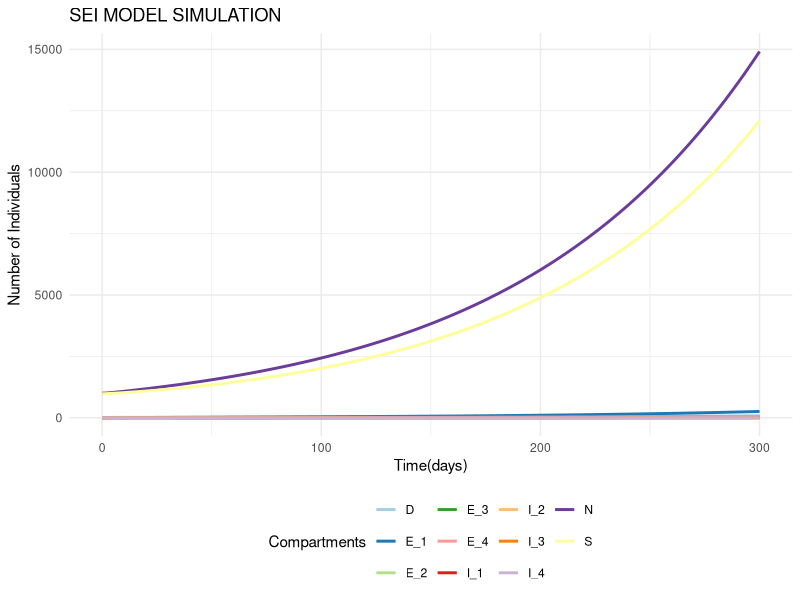

This chart was generated by the following R code:
## ---- chunk 1
knitr::opts_chunk$set(echo = TRUE)
library(ggplot2)
library(tidyr)
## ---- chunk 2
#parameter setup

#Total Population
N_initial <- 1000

#Initial Values
I_1_initial <- 7 #the number of individuals actively infected with DS TB
E_1_initial <- 0 #the number of individuals latently infected with DS TB
I_2_initial <- 5 #the number of individuals actively infected with H-resistent TB
E_2_initial <- 0 #the number of individuals latently infected with H-resistent TB
I_3_initial <- 8 #the number of individuals actively infected with R-resistent TB
E_3_initial <- 0 #the number of individuals latently infected with R-resistent TB
I_4_initial <- 6 #the number of individuals actively infected with MDR TB
E_4_initial <- 0 #the number of individuals latently infected with MDR TB
D_initial <- 0 #the number of deaths caused by TB
S_initial <- N_initial - I_1_initial - E_1_initial - I_2_initial - E_2_initial - I_3_initial - E_3_initial - I_4_initial - E_4_initial - D_initial #everyone else is susceptible

#Set up the time
years <- 300
time <- seq(0, years, by = 1)

#Set up the parameters
alpha1 <- 0.1 #proportion of initial LTBI cases that are H-resistent
alpha2 <- 0.1 #proportion of initial LTBI cases that are R-resistent
alpha3 <- 0.1 #proportion of initial LTBI cases that are MDR

alpha <- 0.00425 #immigration rate
beta <- 0.75 #proportion of initial active cases that are DS
gamma <- 0.5 #proportion of H-resistance acquisition cases
iota <- 0.15 #proportion of immigrants that have LTBI

lamda <- 15 #effective contact rate
mu <- 0.25 #TB mortality rate
mu0 <- 0.013 #mortality rate unrelated to TB
p <- 0.15 #proportion of exogenous infections that are acute

phi1 <- 0.75 #rate of end of treatment
phi2 <- 0.7 #rate of end of treatment(H-resistent)
phi3 <- 0.43 #rate of end of treatment (R-resistent)
phi4 <- 0.4 #rate of end of treatment (MDR)

q <- 0.5 #proportion of active cases that have the potential to be infectious

r2 <- 0.1 #proportion of immigrant H-resistent LTBI cases
r3 <- 0.1 #proportion of immigrant R-resistent LTBI cases
r4 <- 0.1 #proportion of immigrant MDR LTBI cases

rho <- 0.0179 #US birth rate

t1 <- 0.05 #proportion of treatment time when individuals are infectious (DS)
t2 <- 0.05 #proportion of treatment time when individuals are infectious (H-resistent)
t3 <- 0.05 #proportion of treatment time when individuals are infectious (R-resistent)
t4 <- 0.05 #proportion of treatment time when individuals are infectious (MDR)

vL <- 0.005 #progression rate from latent to active infection
y1 <- 0.5 #proportion of failed treatments for DS TB that result in H- or R- resistance
y2 <- 0.5 #proportion of failed treatments for H- or R-resistant TB that result in MDR

z1 <- 0.75 #proportion of treatment courses for DS TB that are successful
z2 <- 0.7 #proportion of treatment courses for H-resistent TB that are successful
z3 <- 0.7 #proportion of treatment courses for R-resistent TB that are successful
z4 <- 0.45 #proportion of treatment courses for MDR TB that are successful
## ---- chunk 3
#Variable Setup
S <- numeric(length(time))
I_1 <- numeric(length(time))
E_1 <- numeric(length(time))
I_2 <- numeric(length(time))
E_2 <- numeric(length(time))
I_3 <- numeric(length(time))
E_3 <- numeric(length(time))
I_4 <- numeric(length(time))
E_4 <- numeric(length(time))
D <- numeric(length(time))
N <- numeric(length(time))

#Initial Values 
S[1] <- S_initial
I_1[1] <- I_1_initial
E_1[1] <- E_1_initial
I_2[1] <- I_2_initial
E_2[1] <- E_2_initial
I_3[1] <- I_3_initial
E_3[1] <- E_3_initial
I_4[1] <- I_4_initial
E_4[1] <- E_4_initial
D[1] <- D_initial
N[1] <- N_initial
## ---- chunk 4
#Simulation
for(t in 1:(length(time) - 1)) {
    dS <- (rho * N[t]) - (q * t1 * lamda * ( (S[t] * I_1[t]) / N[t] ))  - (q * t2 * lamda * ( (S[t] * I_2[t]) / N[t]) ) - (q * t3 * lamda * ( (S[t] * I_3[t]) / N[t]) ) - (q * t4 * lamda * ( (S[t] * I_4[t]) / N[t]) ) + ( z1 * phi1 * I_1[t] ) + ( z2 * phi2 * I_2[t] ) + ( z3 * phi3 * I_3[t] ) - (mu0 * S[t])
    dE_1 <- ((1 - p) * q * t2 * lamda * ((S[t] * I_1[t]) / N[t])) - (vL * E_1[t]) + ((1 - y1) * (1 - z1) * phi1 * I_1[t]) + (iota * alpha * (1 - r2 - r3 - r4) * N[t]) - (mu0 * E_1[t])
    dI_1 <- (q * t1 * lamda * ((S[t] * I_1[t]) / N[t])) + (q * vL * E_1[t]) - (phi1 * I_1[t]) - (mu0 * I_1[t]) - (mu * I_1[t])
    dE_2 <- ((1 - p) * q * t2 * lamda * ((S[t] * I_2[t]) / N[t])) - (vL * E_2[t]) + ((1 - y2) * (1 - z2) * phi2 * I_2[t]) + (gamma * (1 - z1) * y1 * phi1 * I_1[t]) + (iota * alpha * r2 * N[t]) - (mu0 * E_2[t])
    dI_2 <- (q * t2 * lamda * ((S[t] * I_2[t])/N[t])) + (vL * E_2[t]) - (phi2 * I_2[t]) - (mu0 * I_2[t]) - (mu * I_2[t])
             
    dE_3 <- ((1 - p) * q * t3 * lamda * ((S[t] * I_3[t])/N[t])) - (vL * E_3[t]) + ((1 - y2) * (1 - z3) * phi3 * I_3[t]) + ((1 - gamma) * (1 - z1) * y1 * phi1 * I_1[t]) + (iota * alpha * r3 * N[t]) - (mu0 * E_3[t])
    dI_3 <- (q * t3 * lamda * ((S[t] * I_3[t]) / N[t])) + (vL * E_3[t]) - (phi3 * I_3[t]) - (mu0 * I_3[t]) - (mu * I_3[t])
    dE_4 <- ((1 - p) * q * t4 * lamda * ((S[t] * I_4[t]) / N[t])) - (vL * E_4[t]) + ((1 - z2) * y2 * phi2 * I_2[t]) + ((1 - z3) * y2 * phi3 * I_3[t]) + ((1 - z4) * phi4 * I_4[t]) + (iota * alpha * r4 * N[t]) - (mu0 * E_4[t])
    dI_4 <- (q * t4 * lamda * ((S[t] * I_4[t]) / N[t])) + (vL * E_4[t]) - (phi4 * I_4[t]) - (mu0 * I_4[t]) - (mu * I_4[t])
    dD <- (mu * (I_1[t] + I_2[t] + I_3[t] + I_4[t]))
    dN <- (rho * N[t]) + (alpha * N[t]) - (mu * (I_1[t] + I_2[t] + I_3[t] + I_4[t])) - (mu0 * N[t])
    
    #update values
    S[t+1] <- S[t] + dS
    E_1[t+1] <- E_1[t] + dE_1
    I_1[t+1] <- I_1[t] + dI_1
    E_2[t+1] <- E_2[t] + dE_2
    I_2[t+1] <- I_2[t] + dI_2
    E_3[t+1] <- E_3[t] + dE_3
    I_3[t+1] <- I_3[t] + dI_3
    E_4[t+1] <- E_4[t] + dE_4 
    I_4[t+1] <- I_4[t] + dI_4
    D[t+1] <- D[t] + dD
    N[t+1] <- N[t] + dN
}

table <- data.frame (Day = time, S = S, E_1 = E_1, I_1 = I_1, E_2 = E_2, I_2 = I_2, E_3 = E_3, I_3 = I_3, E_4 = E_4, I_4 = I_4, D = D, N = N)
head(table)
## ---- chunk 5

sei_long <- pivot_longer(
  table,
  cols = c("S", "E_1", "I_1", "E_2", "I_2", "E_3", "I_3", "E_4", "I_4", "D", "N"),
  names_to = "Compartments",
  values_to = "Count"
)

ggplot(data = sei_long,
       mapping = aes(x = Day, y = Count, color = Compartments)) + 
       geom_line(size = 1.0) +
  labs (
    title = "SEI MODEL SIMULATION",
    x = "Time(days)",
    y = "Number of Individuals"
       ) + 
  theme_minimal() +
  theme(legend.position = "bottom") +
  scale_color_brewer(palette = "Paired")

